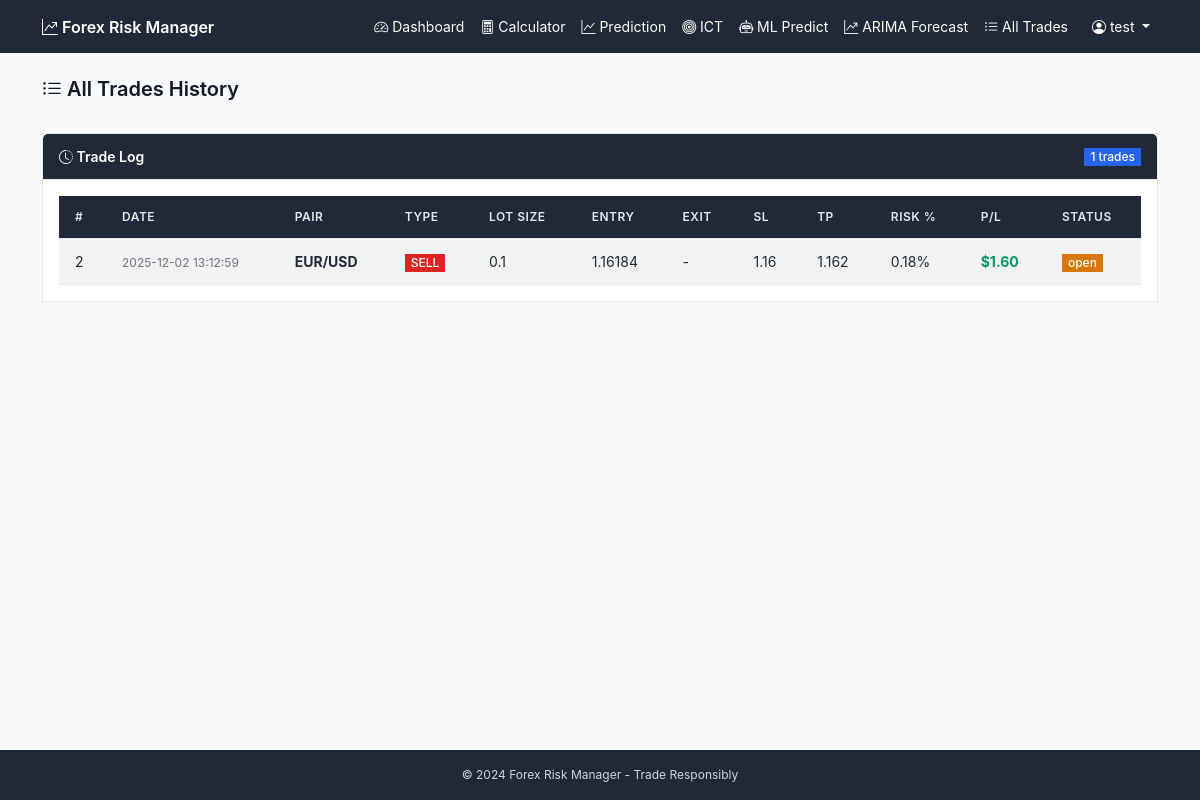
The app's page /trades (signed in) with its own data.
### tables this page shows
CREATE TABLE trades (
            id INTEGER PRIMARY KEY,
            user_id INTEGER,
            pair VARCHAR(20) NOT NULL,
            trade_type VARCHAR(10) NOT NULL,
            lot_size REAL NOT NULL,
            entry_price REAL NOT NULL,
            exit_price REAL,
            stop_loss REAL,
            take_profit REAL,
            profit_loss REAL DEFAULT 0,
            risk_percent REAL,
            status VARCHAR(20) DEFAULT 'open',
            created_at TIMESTAMP DEFAULT CURRENT_TIMESTAMP,
            closed_at TIMESTAMP,
            FOREIGN KEY (user_id) REFERENCES users (id)
        );

### app.py (the view)
@app.route('/trades')
@login_required
def trades():
    conn = get_db()
    trades = conn.execute('SELECT * FROM trades WHERE user_id = ? ORDER BY created_at DESC',
                         (session['user_id'],)).fetchall()
    conn.close()
    return render_template('trades.html', trades=trades)

### app.py (called while the page is built)
def login_required(f):
    from functools import wraps
    @wraps(f)
    def decorated_function(*args, **kwargs):
        if not session.get('user_id'):
            return redirect(url_for('login'))
        return f(*args, **kwargs)
    return decorated_function

def get_db():
    conn = sqlite3.connect(DATABASE)
    conn.row_factory = sqlite3.Row
    return conn

### templates/trades.html (shortened to what this page needs)
{% extends 'base.html' %}
{% block content %}
<div class="row mb-4">
    <div class="col-12">
        <h2><i class="bi bi-list-ul"></i> All Trades History</h2>
    </div>
</div>
<div class="row">
    <div class="col-12">
        <div class="card">
            <div class="card-header bg-dark text-white d-flex justify-content-between align-items-center">
                <span><i class="bi bi-clock-history"></i> Trade Log</span>
                <span class="badge bg-primary">{{ trades|length }} trades</span>
            </div>
            <div class="card-body">
                {% if trades %}
                <div class="table-responsive">
                    <table class="table table-striped table-hover">
                        <thead class="table-dark">
                            <tr>
                                <th>#</th>
                                <th>Date</th>
                                <th>Pair</th>
                                <th>Type</th>
                                <th>Lot Size</th>
                                <th>Entry</th>
                                <th>Exit</th>
                                <th>SL</th>
                                <th>TP</th>
                                <th>Risk %</th>
                                <th>P/L</th>
                                <th>Status</th>
                            </tr>
                        </thead>
                        <tbody>
                            {% for trade in trades %}
                            <tr>
                                <td>{{ trade['id'] }}</td>
                                <td><small>{{ trade['created_at'] }}</small></td>
                                <td><strong>{{ trade['pair'] }}</strong></td>
                                <td>
                                    <span class="badge {% if trade['trade_type'] == 'buy' %}bg-success{% else %}bg-danger{% endif %}">
                                        {{ trade['trade_type']|upper }}
                                    </span>
                                </td>
                                <td>{{ trade['lot_size'] }}</td>
                                <td>{{ trade['entry_price'] }}</td>
                                <td>{{ trade['exit_price'] or '-' }}</td>
                                <td>{{ trade['stop_loss'] or '-' }}</td>
                                <td>{{ trade['take_profit'] or '-' }}</td>
                                <td>{{ trade['risk_percent'] or '-' }}%</td>
                                <td>
                                    {% if trade['profit_loss'] %}
                                    <strong class="{% if trade['profit_loss'] > 0 %}text-success{% else %}text-danger{% endif %}">
                                        ${{ "%.2f"|format(trade['profit_loss']) }}
                                    </strong>
                                    {% else %}
                                    -
                                    {% endif %}
                                </td>
                                <td>
                                    <span class="badge {% if trade['status'] == 'open' %}bg-warning{% else %}bg-secondary{% endif %}">
                                        {{ trade['status'] }}
                                    </span>
                                </td>
                            </tr>
                            {% endfor %}
                        </tbody>
                    </table>
                </div>
                {% endif %}
            </div>
        </div>
    </div>
</div>
{% endblock %}

### static/style.css (style rules this page uses)
:root { --primary: #2563eb; --primary-hover: #1d4ed8; --primary-light: #eff6ff; --success: #059669; --success-light: #ecfdf5; --danger: #dc2626; --danger-light: #fef2f2; --warning: #d97706; --warning-light: #fffbeb; --info: #0891b2; --info-light: #ecfeff; --dark: #111827; --dark-secondary: #1f2937; --gray-900: #111827; --gray-800: #1f2937; --gray-700: #374151; --gray-600: #4b5563; --gray-500: #6b7280; --gray-400: #9ca3af; --gray-300: #d1d5db; --gray-200: #e5e7eb; --gray-100: #f3f4f6; --gray-50: #f9fafb; --white: #ffffff; --border: #e5e7eb; --bg-page: #f9fafb; --bg-card: #ffffff; --transition: all 0.15s ease; }
body { background-color: var(--bg-page); min-height: 100vh; display: flex; flex-direction: column; font-family: -apple-system, BlinkMacSystemFont, 'Segoe UI', Roboto, sans-serif; color: var(--gray-900); font-size: 14px; line-height: 1.5; }
.card { border: 1px solid var(--border); border-radius: 0; margin-bottom: 1rem; background: var(--bg-card); box-shadow: none; }
.card-header { font-weight: 600; font-size: 14px; border-bottom: 1px solid var(--border); padding: 0.75rem 1rem; background: var(--gray-50); color: var(--gray-700); }
.card-header.bg-dark { background: var(--gray-800) !important; color: var(--white); }
.card-body { padding: 1rem; }
.table { font-size: 14px; margin-bottom: 0; }
.table th { font-weight: 600; font-size: 12px; text-transform: uppercase; letter-spacing: 0.5px; white-space: nowrap; background: var(--gray-50); color: var(--gray-600); border-bottom: 1px solid var(--border); padding: 0.75rem 1rem; }
.table td { padding: 0.75rem 1rem; vertical-align: middle; border-bottom: 1px solid var(--border); color: var(--gray-700); }
.table-dark th { background: var(--gray-800); color: var(--gray-200); }
.badge { font-weight: 500; font-size: 12px; padding: 0.25em 0.5em; border-radius: 0; }
.bg-danger { background: var(--danger) !important; color: var(--white) !important; }
.bg-warning { background: var(--warning) !important; color: var(--white) !important; }
.bg-primary { background: var(--primary) !important; color: var(--white) !important; }
.bg-dark { background: var(--gray-800) !important; color: var(--white) !important; }
h1, h2, h3, h4, h5, h6 { font-weight: 600; color: var(--gray-900); }
h2 { font-size: 1.25rem; }
.text-success { color: var(--success) !important; }
.small, small { font-size: 12px; color: var(--gray-500); }
.bg-dark, .bg-primary, .bg-success, .bg-danger, .bg-warning, .bg-info, .bg-secondary { color: var(--white) !important; }
.card-header.bg-dark *, .card-header.bg-primary * { color: var(--white); }
.table { color: var(--gray-800); }
.table td { color: var(--gray-800); }

### records on screen
trades: id "2", created_at "2025-12-02 13:12:59", pair "EUR/USD", trade_type "SELL", lot_size "0.1", entry_price "1.16184", trade "-", stop_loss "1.16", take_profit "1.162", risk_percent "0.18", profit_loss "1.60", status "open"

### other values on screen
{{ session.get('user_name', 'User') }} "test"
{{ trades|length }} "1"
